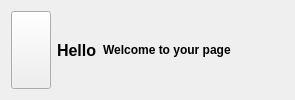
        <widget class="QWidget" name="heade_widget" native="true">
         <layout class="QHBoxLayout" name="horizontalLayout_4">
          <item>
           <layout class="QHBoxLayout" name="horizontalLayout_2">
            <item>
             <widget class="QPushButton" name="p17">
              <property name="maximumSize">
               <size>
                <width>16777215</width>
                <height>16777213</height>
               </size>
              </property>
              <property name="text">
               <string/>
              </property>
              <property name="icon">
               <iconset resource="resource.qrc">
                <normaloff>:/img/img/align-justify.svg</normaloff>:/img/img/align-justify.svg</iconset>
              </property>
              <property name="checkable">
               <bool>true</bool>
              </property>
             </widget>
            </item>
            <item>
             <widget class="QLabel" name="label">
              <property name="font">
               <font>
                <pointsize>12</pointsize>
                <bold>true</bold>
               </font>
              </property>
              <property name="text">
               <string>Hello</string>
              </property>
             </widget>
            </item>
            <item>
             <widget class="QLabel" name="label_2">
              <property name="font">
               <font>
                <bold>true</bold>
               </font>
              </property>
              <property name="text">
               <string>Welcome to your page</string>
              </property>
             </widget>
            </item>
           </layout>
          </item>
          <item>
           <spacer name="horizontalSpacer">
            <property name="orientation">
             <enum>Qt::Orientation::Horizontal</enum>
            </property>
            <property name="sizeHint" stdset="0">
             <size>
              <width>40</width>
              <height>20</height>
             </size>
            </property>
           </spacer>
          </item>
          <item>
           <layout class="QHBoxLayout" name="horizontalLayout">
            <item>
             <widget class="QLabel" name="label_4">
              <property name="maximumSize">
               <size>
                <width>40</width>
                <height>40</height>
               </size>
              </property>
              <property name="text">
               <string/>
              </property>
              <property name="pixmap">
               <pixmap resource="resource.qrc">:/img/img/user.svg</pixmap>
              </property>
             </widget>
            </item>
           </layout>
          </item>
         </layout>
        </widget>
